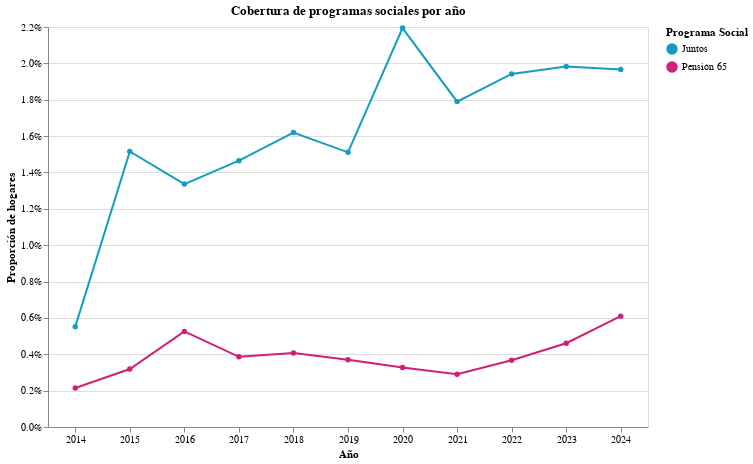

This figure's notebook cell:
### Code cell
chart = alt.Chart(df_prog_melt).mark_line(point=True).encode(
    x=alt.X("ANIO:O", axis=alt.Axis(title="Año", labelAngle=360)),
    y=alt.Y("Proporción:Q", axis=alt.Axis(title="Proporción de hogares", format="%")),
    color=alt.Color(
        "Programa:N",
        title="Programa Social",
        scale=alt.Scale(
            domain=["RECIBIO_JUNTOS", "RECIBIO_PENSION65"],   # nombres en tus datos
            range=["#159EBC", "#CF2175"]                     # colores (opcional)
        ),
        legend=alt.Legend(
            title="Programa Social",
            labelExpr="datum.label == 'RECIBIO_JUNTOS' ? 'Juntos' : 'Pensión 65'"
        )
    )
).properties(
    title="Cobertura de programas sociales por año",
    width=600,
    height=400
)

chart.display()

### Figure 1 — Vega-Lite specification as saved in the notebook (floating-point values rounded to 4 significant figures)
{"config": {"view": {"continuousWidth": 300, "continuousHeight": 300}}, "data": {"name": "data-36b30efe7a35328ab5dfa5074ca8b725"}, "mark": {"type": "line", "point": true}, "encoding": {"color": {"field": "Programa", "legend": {"labelExpr": "datum.label == 'RECIBIO_JUNTOS' ? 'Juntos' : 'Pensión 65'", "title": "Programa Social"}, "scale": {"domain": ["RECIBIO_JUNTOS", "RECIBIO_PENSION65"], "range": ["#159EBC", "#CF2175"]}, "title": "Programa Social", "type": "nominal"}, "x": {"axis": {"labelAngle": 360, "title": "Año"}, "field": "ANIO", "type": "ordinal"}, "y": {"axis": {"format": "%", "title": "Proporción de hogares"}, "field": "Proporción", "type": "quantitative"}}, "height": 400, "title": "Cobertura de programas sociales por año", "width": 600, "$schema": "https://vega.github.io/schema/vega-lite/v5.20.1.json", "datasets": {"data-36b30efe7a35328ab5dfa5074ca8b725": [{"ANIO": "2014", "Programa": "RECIBIO_JUNTOS", "Proporción": 0.005521}, {"ANIO": "2015", "Programa": "RECIBIO_JUNTOS", "Proporción": 0.01515}, {"ANIO": "2016", "Programa": "RECIBIO_JUNTOS", "Proporción": 0.01336}, {"ANIO": "2017", "Programa": "RECIBIO_JUNTOS", "Proporción": 0.01465}, {"ANIO": "2018", "Programa": "RECIBIO_JUNTOS", "Proporción": 0.01619}, {"ANIO": "2019", "Programa": "RECIBIO_JUNTOS", "Proporción": 0.01511}, {"ANIO": "2020", "Programa": "RECIBIO_JUNTOS", "Proporción": 0.02194}, {"ANIO": "2021", "Programa": "RECIBIO_JUNTOS", "Proporción": 0.0179}, {"ANIO": "2022", "Programa": "RECIBIO_JUNTOS", "Proporción": 0.01942}, {"ANIO": "2023", "Programa": "RECIBIO_JUNTOS", "Proporción": 0.01983}, {"ANIO": "2024", "Programa": "RECIBIO_JUNTOS", "Proporción": 0.01966}, {"ANIO": "2014", "Programa": "RECIBIO_PENSION65", "Proporción": 0.002147}, {"ANIO": "2015", "Programa": "RECIBIO_PENSION65", "Proporción": 0.00319}, {"ANIO": "2016", "Programa": "RECIBIO_PENSION65", "Proporción": 0.005257}, {"ANIO": "2017", "Programa": "RECIBIO_PENSION65", "Proporción": 0.003861}, {"ANIO": "2018", "Programa": "RECIBIO_PENSION65", "Proporción": 0.004075}, {"ANIO": "2019", "Programa": "RECIBIO_PENSION65", "Proporción": 0.003695}, {"ANIO": "2020", "Programa": "RECIBIO_PENSION65", "Proporción": 0.003268}, {"ANIO": "2021", "Programa": "RECIBIO_PENSION65", "Proporción": 0.002902}, {"ANIO": "2022", "Programa": "RECIBIO_PENSION65", "Proporción": 0.003673}, {"ANIO": "2023", "Programa": "RECIBIO_PENSION65", "Proporción": 0.004609}, {"ANIO": "2024", "Programa": "RECIBIO_PENSION65", "Proporción": 0.006098}]}}
